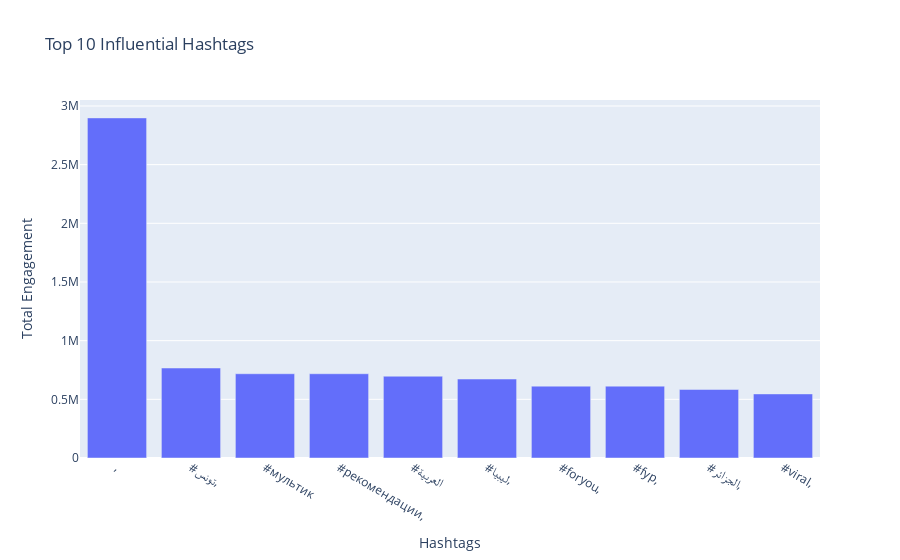

Notebook source saved alongside this figure:
### Markdown cell above
## 3.4 Top Influential Hashtags #️⃣

### Code cell
from collections import Counter

# Ensure 'total_engagement' is calculated
df['total_engagement'] = df['likes'] + df['shares'] + df['comments_count']

# Expand the hashtags into individual rows
df_exploded = df.assign(hashtags=df['hashtags'].str.split()).explode('hashtags')

# Remove any missing or empty hashtags
df_exploded = df_exploded.dropna(subset=['hashtags'])

# Aggregate engagement metrics by hashtag
top_hashtags = df_exploded.groupby('hashtags')['total_engagement'].sum().reset_index()

# Get the top 10 most influential hashtags
top_hashtags = top_hashtags.sort_values(by='total_engagement', ascending=False).head(10)

# Plot the data
fig = px.bar(top_hashtags, x='hashtags', y='total_engagement', title='Top 10 Influential Hashtags')
fig.update_xaxes(title_text='Hashtags')
fig.update_yaxes(title_text='Total Engagement')
fig.show()

### Figure 1 — Plotly figure (JSON) as saved in the notebook; plotly's stock layout.template omitted (floating-point values rounded to 4 significant figures)
{"data": [{"hovertemplate": "hashtags=%{x}<br>total_engagement=%{y}<extra></extra>", "legendgroup": "", "marker": {"color": "#636efa", "pattern": {"shape": ""}}, "name": "", "orientation": "v", "showlegend": false, "textposition": "auto", "type": "bar", "x": [",", "#تونس,", "#мультик", "#рекомендации,", "#العربية", "#ليبيا,", "#foryou,", "#fyp,", "#الجزائر,", "#viral,"], "xaxis": "x", "y": [2898000.0, 767000.0, 718100.0, 718100.0, 697000.0, 673000.0, 612400.0, 612400.0, 584000.0, 546200.0], "yaxis": "y"}], "layout": {"barmode": "relative", "legend": {"tracegroupgap": 0}, "title": {"text": "Top 10 Influential Hashtags"}, "xaxis": {"anchor": "y", "domain": [0, 1], "title": {"text": "Hashtags"}}, "yaxis": {"anchor": "x", "domain": [0, 1], "title": {"text": "Total Engagement"}}}}
